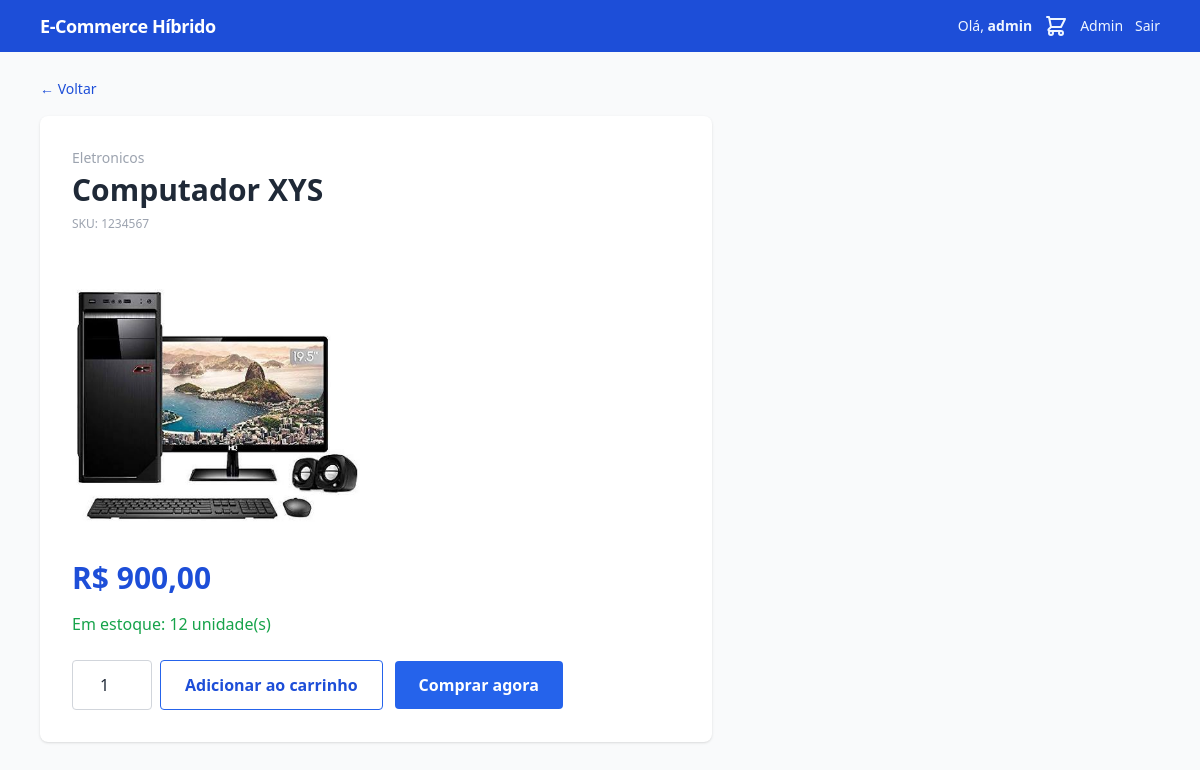
The app's page /produto/computador-xys/ (signed in) with its own data.
### users/models.py (models this page shows)
class User(AbstractUser):
    """Custom user model, kept identical to Django's default for now.

    Starting with a custom ``AUTH_USER_MODEL`` (even empty) is the
    Django-recommended default: swapping it later requires a full migration
    reset, so it's cheapest to do this on day one.
    """

### catalog/models.py (models this page shows, shortened)
class Product(models.Model):
    nome = models.CharField("nome", max_length=200)
    sku = models.CharField("SKU", max_length=64, unique=True)
    preco = models.DecimalField("preço", max_digits=10, decimal_places=2)
    quantidade_estoque = models.PositiveIntegerField("quantidade em estoque", default=0)
    imagem = models.ImageField("imagem", upload_to="produtos/", blank=True, null=True)
    categoria = models.ForeignKey(
        Category,
        verbose_name="categoria",
        on_delete=models.PROTECT,
        related_name="produtos",
    )
    ativo = models.BooleanField("ativo", default=True)
    slug = models.SlugField("slug", max_length=220, unique=True)
    criado_em = models.DateTimeField("criado em", auto_now_add=True)
    class Meta:
        verbose_name = "produto"
        verbose_name_plural = "produtos"
        ordering = ["nome"]
    @property
    def em_estoque(self) -> bool:
        return self.quantidade_estoque > 0

class Category(models.Model):
    nome = models.CharField("nome", max_length=120)
    slug = models.SlugField("slug", max_length=140, unique=True)
    descricao = models.TextField("descrição", blank=True)
    class Meta:
        verbose_name = "categoria"
        verbose_name_plural = "categorias"
        ordering = ["nome"]

### storefront/views.py (the view)
# urls.py: path("produto/<slug:slug>/", views.product_detail, name="product_detail"),
def product_detail(request: HttpRequest, slug: str) -> HttpResponse:
    produto = get_object_or_404(
        Product.objects.select_related("categoria"), slug=slug, ativo=True
    )
    return render(request, "storefront/product_detail.html", {"produto": produto})

### storefront/carrinho.py (called while the page is built)
    def __len__(self) -> int:
        return sum(self._dados.values())

### storefront/context_processors.py (called while the page is built)
def carrinho_count(request):
    if not hasattr(request, "session"):
        return {"cart_count": 0}
    return {"cart_count": len(Carrinho(request))}

### storefront/templates/storefront/product_detail.html (shortened to what this page needs)
{% extends "storefront/base.html" %}
{% block content %}
<a href="{% url 'storefront:home' %}" class="text-blue-700 text-sm">&larr; Voltar</a>
<div class="bg-white rounded-lg shadow p-8 mt-4 max-w-2xl">
    <p class="text-gray-400 text-sm mb-1">{{ produto.categoria.nome }}</p>
    <h1 class="text-3xl font-bold mb-2">{{ produto.nome }}</h1>
    <p class="text-gray-400 text-xs mb-4">SKU: {{ produto.sku }}</p>
    {% if produto.imagem %}
        <img src="{{ produto.imagem.url }}" alt="{{ produto.nome }}" class="mb-6 rounded max-h-72">
    {% endif %}
    <p class="text-blue-700 font-bold text-3xl mb-4">R$ {{ produto.preco }}</p>
    {% if produto.em_estoque %}
        <p class="text-green-600 mb-6">Em estoque: {{ produto.quantidade_estoque }} unidade(s)</p>
    {% else %}
        <p class="text-red-600 mb-6">Produto esgotado</p>
    {% endif %}
    {% if user.is_authenticated %}
        {% if produto.em_estoque %}
        <div class="flex flex-wrap items-center gap-3">
            <form action="{% url 'storefront:adicionar_ao_carrinho' produto.slug %}" method="post"
                  class="flex items-center gap-2">
                <input type="number" name="quantidade" value="1" min="1" max="{{ produto.quantidade_estoque }}"
                       class="w-20 border border-gray-300 rounded px-2 py-3 text-center">
                <button type="submit"
                        class="bg-white border border-blue-600 text-blue-700 rounded px-6 py-3 font-semibold hover:bg-blue-50">
                    Adicionar ao carrinho
                </button>
            </form>
            <form action="{% url 'storefront:comprar' produto.slug %}" method="post">
                <button type="submit"
                        class="bg-blue-600 text-white rounded px-6 py-3 font-semibold hover:bg-blue-700">
                    Comprar agora
                </button>
            </form>
        </div>
        {% else %}
        <button disabled class="bg-gray-300 text-gray-500 rounded px-6 py-3 font-semibold cursor-not-allowed">
            Indisponível
        </button>
        {% endif %}
    {% else %}
        <p class="text-gray-600">
            <a href="{% url 'storefront:login' %}?next={{ request.path }}" class="text-blue-700 underline">Entre</a>
            para comprar.
        </p>
    {% endif %}
</div>
{% endblock %}

### storefront/templates/storefront/base.html (shortened to what this page needs)
{% load static %}
<!DOCTYPE html>
<html lang="pt-br">
<head>
    <script src="https://cdn.tailwindcss.com"></script>
</head>
<body class="bg-gray-50 text-gray-800 min-h-screen">
    <header class="bg-blue-700">
        <div class="max-w-6xl mx-auto px-4 py-3 flex items-center justify-between gap-4">
            <a href="{% url 'storefront:home' %}" class="text-lg font-extrabold text-white tracking-tight shrink-0">
                E-Commerce Híbrido
            </a>
            <nav class="text-sm flex items-center gap-3 shrink-0">
                {% if user.is_authenticated %}
                    <span class="text-blue-50">Olá, <strong>{{ user.username }}</strong></span>
                    <a href="{% url 'storefront:carrinho' %}"
                       class="relative text-blue-50 hover:text-white" title="Carrinho">
                        <svg class="w-6 h-6" fill="none" viewBox="0 0 24 24" stroke="currentColor">
                            <path stroke-linecap="round" stroke-linejoin="round" stroke-width="2"
                                  d="M3 3h2l.4 2M7 13h10l4-8H5.4M7 13L5.4 5M7 13l-2.293 2.293c-.63.63-.184 1.707.707 1.707H17m0 0a2 2 0 100 4 2 2 0 000-4zm-8 2a2 2 0 11-4 0 2 2 0 014 0z" />
                        </svg>
                    </a>
                    {% if user.is_staff %}
                        <a href="/admin/" class="text-blue-50 hover:text-white hover:underline">Admin</a>
                    {% endif %}
                    <form action="{% url 'storefront:logout' %}" method="post" class="inline">
                        <button type="submit" class="text-blue-50 hover:text-white hover:underline">Sair</button>
                    </form>
                {% else %}
                    <a href="{% url 'storefront:login' %}"
                       class="bg-white text-blue-700 font-semibold rounded px-4 py-1.5 hover:bg-blue-50">
                        Entrar
                    </a>
                {% endif %}
            </nav>
        </div>
    </header>
    <main class="max-w-6xl mx-auto px-4 py-6">
        {% block content %}{% endblock %}
    </main>
</body>
</html>

### records on screen
User: username "admin"
Product: categoria.nome "Eletronicos", nome "Computador XYS", sku "1234567", imagem (picture), preco "900,00", quantidade_estoque "12"
